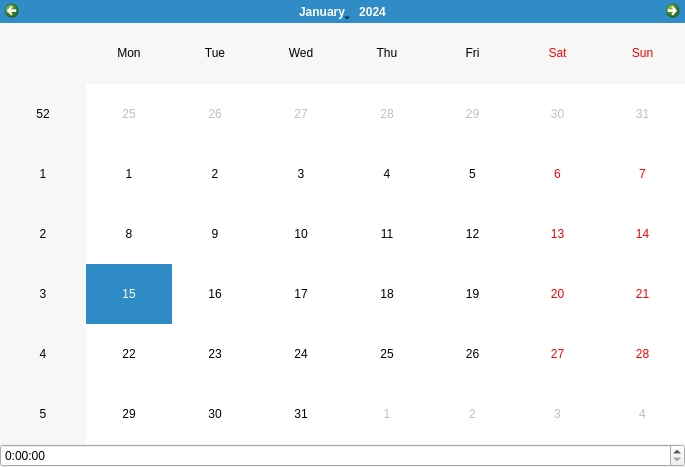
<?xml version="1.0" encoding="UTF-8"?>
<ui version="4.0">
 <class>CalendarTimeWidget</class>
 <widget class="QWidget" name="CalendarTimeWidget">
  <property name="geometry">
   <rect>
    <x>0</x>
    <y>0</y>
    <width>685</width>
    <height>467</height>
   </rect>
  </property>
  <property name="windowTitle">
   <string>Form</string>
  </property>
  <layout class="QVBoxLayout" name="verticalLayout">
   <property name="spacing">
    <number>0</number>
   </property>
   <property name="leftMargin">
    <number>0</number>
   </property>
   <property name="topMargin">
    <number>0</number>
   </property>
   <property name="rightMargin">
    <number>0</number>
   </property>
   <property name="bottomMargin">
    <number>0</number>
   </property>
   <item>
    <widget class="QCalendarWidget" name="calendarWidget"/>
   </item>
   <item>
    <widget class="QTimeEdit" name="timeEdit">
     <property name="displayFormat">
      <string>H:mm:ss</string>
     </property>
    </widget>
   </item>
  </layout>
 </widget>
 <resources/>
 <connections/>
</ui>
